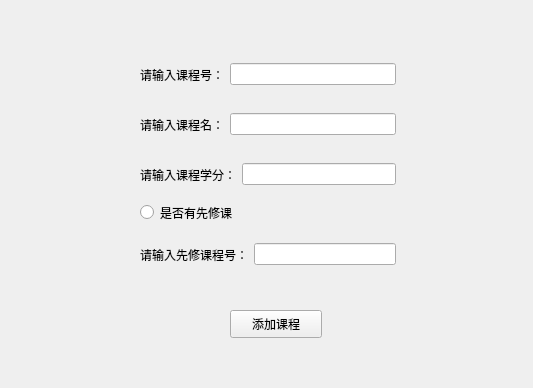
<?xml version="1.0" encoding="UTF-8"?>
<ui version="4.0">
 <class>courseA</class>
 <widget class="QWidget" name="courseA">
  <property name="geometry">
   <rect>
    <x>0</x>
    <y>0</y>
    <width>533</width>
    <height>388</height>
   </rect>
  </property>
  <property name="windowTitle">
   <string>Form</string>
  </property>
  <widget class="QWidget" name="layoutWidget">
   <property name="geometry">
    <rect>
     <x>140</x>
     <y>110</y>
     <width>256</width>
     <height>29</height>
    </rect>
   </property>
   <layout class="QHBoxLayout" name="horizontalLayout_2">
    <item>
     <widget class="QLabel" name="label_2">
      <property name="text">
       <string>请输入课程名：</string>
      </property>
     </widget>
    </item>
    <item>
     <widget class="QLineEdit" name="cnameEdit"/>
    </item>
   </layout>
  </widget>
  <widget class="QWidget" name="layoutWidget_2">
   <property name="geometry">
    <rect>
     <x>140</x>
     <y>160</y>
     <width>256</width>
     <height>29</height>
    </rect>
   </property>
   <layout class="QHBoxLayout" name="horizontalLayout_3">
    <item>
     <widget class="QLabel" name="label_3">
      <property name="text">
       <string>请输入课程学分：</string>
      </property>
     </widget>
    </item>
    <item>
     <widget class="QLineEdit" name="ccreditEdit"/>
    </item>
   </layout>
  </widget>
  <widget class="QWidget" name="layoutWidget_3">
   <property name="geometry">
    <rect>
     <x>140</x>
     <y>240</y>
     <width>256</width>
     <height>29</height>
    </rect>
   </property>
   <layout class="QHBoxLayout" name="horizontalLayout_4">
    <item>
     <widget class="QLabel" name="label_4">
      <property name="text">
       <string>请输入先修课程号：</string>
      </property>
     </widget>
    </item>
    <item>
     <widget class="QLineEdit" name="cpnoEdit"/>
    </item>
   </layout>
  </widget>
  <widget class="QRadioButton" name="radioButton">
   <property name="geometry">
    <rect>
     <x>140</x>
     <y>200</y>
     <width>120</width>
     <height>25</height>
    </rect>
   </property>
   <property name="text">
    <string>是否有先修课</string>
   </property>
  </widget>
  <widget class="QPushButton" name="pushButton">
   <property name="geometry">
    <rect>
     <x>230</x>
     <y>310</y>
     <width>92</width>
     <height>28</height>
    </rect>
   </property>
   <property name="text">
    <string>添加课程</string>
   </property>
  </widget>
  <widget class="QWidget" name="">
   <property name="geometry">
    <rect>
     <x>140</x>
     <y>60</y>
     <width>256</width>
     <height>29</height>
    </rect>
   </property>
   <layout class="QHBoxLayout" name="horizontalLayout">
    <item>
     <widget class="QLabel" name="label">
      <property name="text">
       <string>请输入课程号：</string>
      </property>
     </widget>
    </item>
    <item>
     <widget class="QLineEdit" name="cnoEdit"/>
    </item>
   </layout>
  </widget>
 </widget>
 <resources/>
 <connections/>
</ui>
